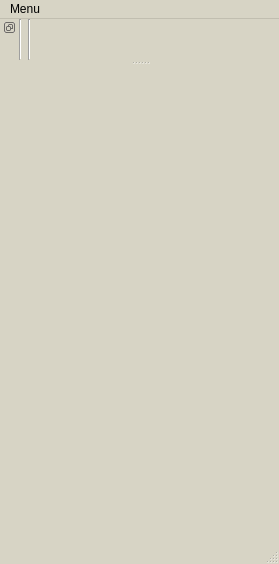
<?xml version="1.0" encoding="UTF-8"?>
<ui version="4.0">
 <class>MainWindowClass</class>
 <widget class="QMainWindow" name="MainWindowClass">
  <property name="geometry">
   <rect>
    <x>0</x>
    <y>0</y>
    <width>279</width>
    <height>564</height>
   </rect>
  </property>
  <property name="sizePolicy">
   <sizepolicy hsizetype="Fixed" vsizetype="Preferred">
    <horstretch>0</horstretch>
    <verstretch>0</verstretch>
   </sizepolicy>
  </property>
  <property name="palette">
   <palette>
    <active>
     <colorrole role="Base">
      <brush brushstyle="SolidPattern">
       <color alpha="255">
        <red>255</red>
        <green>255</green>
        <blue>255</blue>
       </color>
      </brush>
     </colorrole>
     <colorrole role="Window">
      <brush brushstyle="SolidPattern">
       <color alpha="255">
        <red>215</red>
        <green>212</green>
        <blue>197</blue>
       </color>
      </brush>
     </colorrole>
    </active>
    <inactive>
     <colorrole role="Base">
      <brush brushstyle="SolidPattern">
       <color alpha="255">
        <red>255</red>
        <green>255</green>
        <blue>255</blue>
       </color>
      </brush>
     </colorrole>
     <colorrole role="Window">
      <brush brushstyle="SolidPattern">
       <color alpha="255">
        <red>215</red>
        <green>212</green>
        <blue>197</blue>
       </color>
      </brush>
     </colorrole>
    </inactive>
    <disabled>
     <colorrole role="Base">
      <brush brushstyle="SolidPattern">
       <color alpha="255">
        <red>215</red>
        <green>212</green>
        <blue>197</blue>
       </color>
      </brush>
     </colorrole>
     <colorrole role="Window">
      <brush brushstyle="SolidPattern">
       <color alpha="255">
        <red>215</red>
        <green>212</green>
        <blue>197</blue>
       </color>
      </brush>
     </colorrole>
    </disabled>
   </palette>
  </property>
  <property name="windowTitle">
   <string>Social Desktop Client</string>
  </property>
  <property name="toolButtonStyle">
   <enum>Qt::ToolButtonIconOnly</enum>
  </property>
  <widget class="QWidget" name="contentPane">
   <property name="sizePolicy">
    <sizepolicy hsizetype="Fixed" vsizetype="Preferred">
     <horstretch>0</horstretch>
     <verstretch>0</verstretch>
    </sizepolicy>
   </property>
   <layout class="QGridLayout" name="gridLayout">
    <item row="0" column="0">
     <widget class="QFrame" name="contentFrame">
      <property name="sizePolicy">
       <sizepolicy hsizetype="Preferred" vsizetype="Preferred">
        <horstretch>0</horstretch>
        <verstretch>0</verstretch>
       </sizepolicy>
      </property>
      <property name="minimumSize">
       <size>
        <width>0</width>
        <height>0</height>
       </size>
      </property>
      <property name="palette">
       <palette>
        <active>
         <colorrole role="Base">
          <brush brushstyle="SolidPattern">
           <color alpha="255">
            <red>255</red>
            <green>255</green>
            <blue>255</blue>
           </color>
          </brush>
         </colorrole>
         <colorrole role="Window">
          <brush brushstyle="SolidPattern">
           <color alpha="255">
            <red>222</red>
            <green>220</green>
            <blue>208</blue>
           </color>
          </brush>
         </colorrole>
        </active>
        <inactive>
         <colorrole role="Base">
          <brush brushstyle="SolidPattern">
           <color alpha="255">
            <red>255</red>
            <green>255</green>
            <blue>255</blue>
           </color>
          </brush>
         </colorrole>
         <colorrole role="Window">
          <brush brushstyle="SolidPattern">
           <color alpha="255">
            <red>222</red>
            <green>220</green>
            <blue>208</blue>
           </color>
          </brush>
         </colorrole>
        </inactive>
        <disabled>
         <colorrole role="Base">
          <brush brushstyle="SolidPattern">
           <color alpha="255">
            <red>222</red>
            <green>220</green>
            <blue>208</blue>
           </color>
          </brush>
         </colorrole>
         <colorrole role="Window">
          <brush brushstyle="SolidPattern">
           <color alpha="255">
            <red>222</red>
            <green>220</green>
            <blue>208</blue>
           </color>
          </brush>
         </colorrole>
        </disabled>
       </palette>
      </property>
      <property name="frameShape">
       <enum>QFrame::NoFrame</enum>
      </property>
      <property name="frameShadow">
       <enum>QFrame::Plain</enum>
      </property>
      <layout class="QHBoxLayout" name="horizontalLayout_3">
       <property name="sizeConstraint">
        <enum>QLayout::SetDefaultConstraint</enum>
       </property>
      </layout>
     </widget>
    </item>
   </layout>
  </widget>
  <widget class="QMenuBar" name="menubar">
   <property name="geometry">
    <rect>
     <x>0</x>
     <y>0</y>
     <width>279</width>
     <height>21</height>
    </rect>
   </property>
   <widget class="QMenu" name="menuSettings">
    <property name="title">
     <string>Menu</string>
    </property>
    <addaction name="actionSettings"/>
    <addaction name="separator"/>
    <addaction name="actionQuit"/>
   </widget>
   <addaction name="menuSettings"/>
  </widget>
  <widget class="QStatusBar" name="statusbar">
   <property name="enabled">
    <bool>false</bool>
   </property>
  </widget>
  <widget class="QDockWidget" name="mainDockWidget">
   <property name="features">
    <set>QDockWidget::DockWidgetFloatable|QDockWidget::DockWidgetMovable|QDockWidget::DockWidgetVerticalTitleBar</set>
   </property>
   <attribute name="dockWidgetArea">
    <number>4</number>
   </attribute>
   <widget class="QWidget" name="dockWidgetContents_2">
    <layout class="QGridLayout" name="gridLayout_3">
     <property name="margin">
      <number>0</number>
     </property>
     <item row="0" column="0">
      <layout class="QHBoxLayout" name="primesLayout">
       <item>
        <widget class="Line" name="line">
         <property name="orientation">
          <enum>Qt::Vertical</enum>
         </property>
        </widget>
       </item>
       <item>
        <widget class="Line" name="line_2">
         <property name="orientation">
          <enum>Qt::Vertical</enum>
         </property>
        </widget>
       </item>
      </layout>
     </item>
     <item row="0" column="1">
      <spacer name="horizontalSpacer_2">
       <property name="orientation">
        <enum>Qt::Horizontal</enum>
       </property>
       <property name="sizeHint" stdset="0">
        <size>
         <width>40</width>
         <height>20</height>
        </size>
       </property>
      </spacer>
     </item>
    </layout>
   </widget>
  </widget>
  <action name="actionSettings">
   <property name="text">
    <string>Settings</string>
   </property>
  </action>
  <action name="actionQuit">
   <property name="text">
    <string>Quit</string>
   </property>
  </action>
 </widget>
 <resources/>
 <connections>
  <connection>
   <sender>actionQuit</sender>
   <signal>triggered()</signal>
   <receiver>MainWindowClass</receiver>
   <slot>close()</slot>
   <hints>
    <hint type="sourcelabel">
     <x>-1</x>
     <y>-1</y>
    </hint>
    <hint type="destinationlabel">
     <x>135</x>
     <y>246</y>
    </hint>
   </hints>
  </connection>
 </connections>
</ui>
